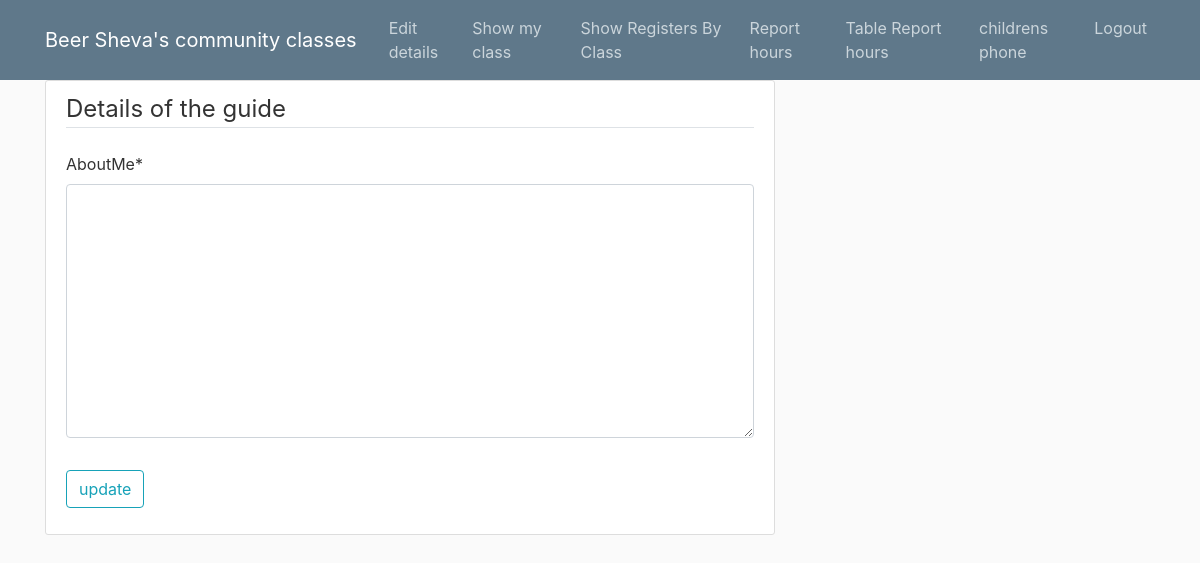
The page /2/guidUpdateView on the database as committed earlier.
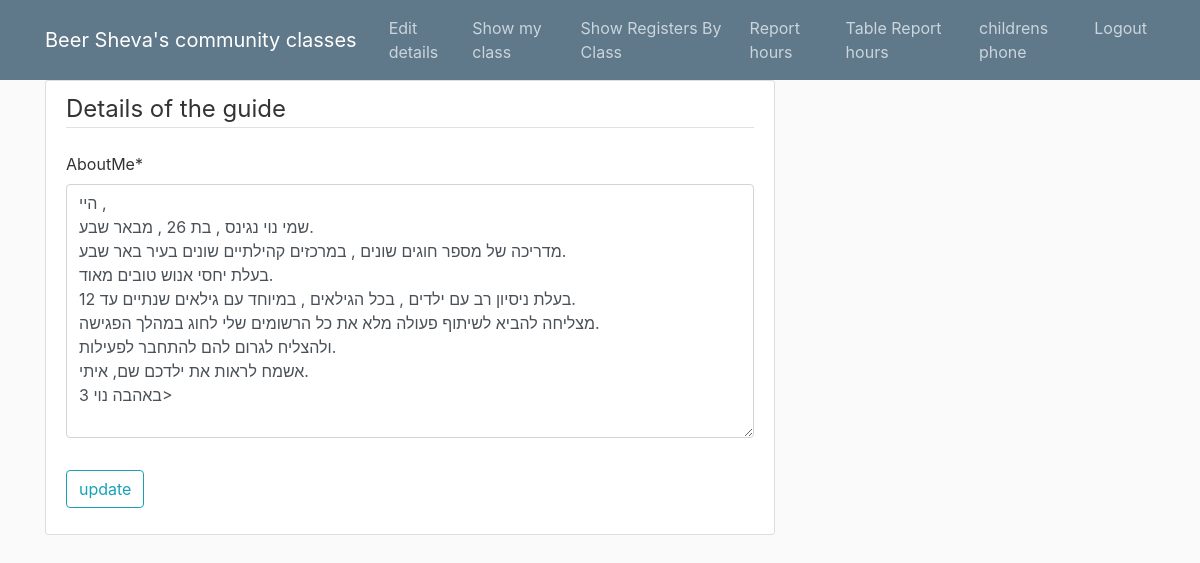
The same page on the database as committed later.
### users/models.py (models this page shows, shortened)
class UserProfile(models.Model):
	user = models.OneToOneField(User , on_delete = models.CASCADE)
	phone = models.CharField(max_length=10)
	t_id = models.CharField(max_length=9, unique = True)
	aboutMe=models.TextField(default='')

### users/views.py (the view, shortened to what this page needs)
# urls.py: path('<int:pk>/guidUpdateView',user_views.guidUpdateView.as_view(),name='GuidUpdateView'),
class guidUpdateView(UpdateView):
    model = UserProfile
    template_name = 'guide/editDetails.html'
    fields = ['aboutMe']

### users/templates/guide/editDetails.html (shortened to what this page needs)
{% extends "guide/baseGuide.html" %}
{% load crispy_forms_tags %}
{% block content %}
    <div class="content-section">
        <form method="POST">
            <fieldset class="form-group">
                <legend class="border-bottom mb-4">Details of the guide</legend>
                {{ form|crispy }}
            </fieldset>
            <div class="form-group">
                <button class="btn btn-outline-info" type="submit">update</button>
            </div>
        </form>
    </div>
{% endblock content %}

Rows that differ between the two databases and show on the page:
changed UserProfile: aboutMe (not shown) → "היי , שמי נוי נגינס , בת 26 , מבאר שבע. מדריכה של מספר חוגים שונים , במרכזים קהילתיים שונים בעיר באר שבע. בעלת יחסי אנוש טובים מאוד. בעלת ניסיון רב עם ילדים , בכל הגילאים , במיוחד עם גילאים שנתיים עד 12. מצליחה להביא לשיתוף פעולה מלא את כל הרשומים שלי לחוג במהלך הפגישה. ולהצליח לגרום להם להתחבר לפעילות. אשמח לראות את ילדכם שם, איתי. באהבה נוי 3>"
